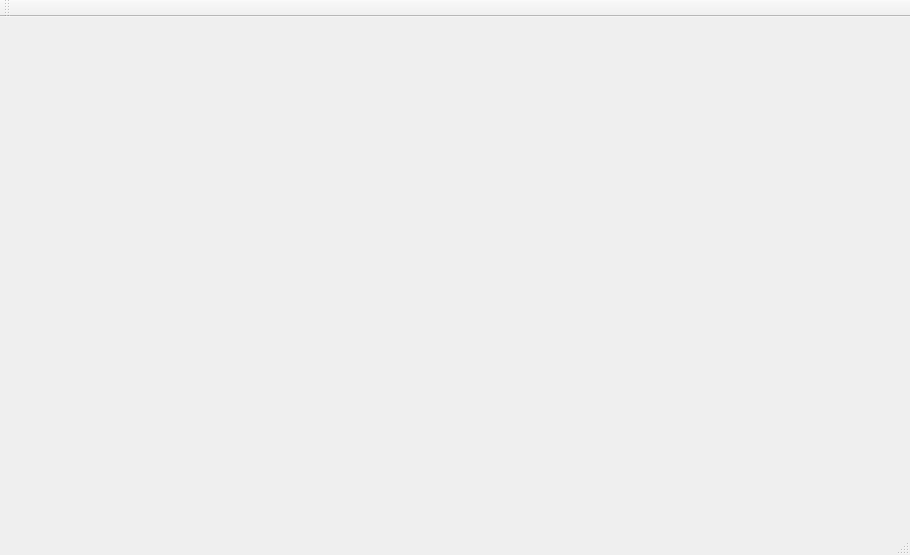
<?xml version="1.0" encoding="UTF-8"?>
<ui version="4.0">
 <class>QTApplicationClass</class>
 <widget class="QMainWindow" name="QTApplicationClass">
  <property name="geometry">
   <rect>
    <x>0</x>
    <y>0</y>
    <width>910</width>
    <height>555</height>
   </rect>
  </property>
  <property name="windowTitle">
   <string>QTApplication</string>
  </property>
  <widget class="QWidget" name="centralWidget"/>
  <widget class="QMenuBar" name="menuBar">
   <property name="geometry">
    <rect>
     <x>0</x>
     <y>0</y>
     <width>910</width>
     <height>23</height>
    </rect>
   </property>
  </widget>
  <widget class="QToolBar" name="mainToolBar">
   <attribute name="toolBarArea">
    <enum>TopToolBarArea</enum>
   </attribute>
   <attribute name="toolBarBreak">
    <bool>false</bool>
   </attribute>
  </widget>
  <widget class="QStatusBar" name="statusBar"/>
 </widget>
 <layoutdefault spacing="6" margin="11"/>
 <resources>
  <include location="QTApplication.qrc"/>
 </resources>
 <connections/>
</ui>
